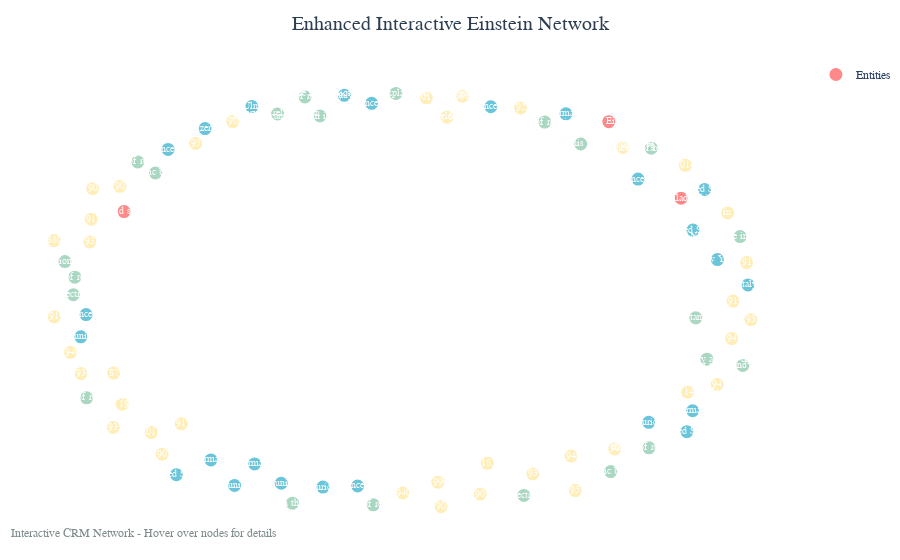

The code cell stored with this chart in its notebook:
### Markdown cell above
## Step 9: Advanced Interactive Features

Create advanced interactive visualizations with filtering, enhanced hover information, and dynamic layouts.

### Code cell
# Create advanced interactive visualizations with enhanced features
print("🎨 Creating advanced interactive visualizations...")

# Enhanced interactive plot with better hover information
def create_enhanced_interactive_plot(graph, title, node_size_multiplier=20, edge_width_multiplier=2):
    """Create an enhanced interactive plot with better hover information and styling."""
    
    # Get layout positions
    pos = nx.spring_layout(graph, k=3, iterations=50)
    
    # Prepare edge traces with enhanced styling
    edge_x = []
    edge_y = []
    edge_hovertext = []
    
    for edge in graph.edges(data=True):
        x0, y0 = pos[edge[0]]
        x1, y1 = pos[edge[1]]
        edge_x.extend([x0, x1, None])
        edge_y.extend([y0, y1, None])
        
        # Enhanced edge hover information
        edge_data = edge[2]
        property_code = edge_data.get('property_code', 'Unknown')
        edge_hovertext.append(f"Relationship: {property_code}<br>From: {edge[0]}<br>To: {edge[1]}")
    
    edge_trace = go.Scatter(
        x=edge_x, y=edge_y,
        line=dict(width=edge_width_multiplier, color="#888"),
        hoverinfo="none",
        mode="lines",
        name="Relationships"
    )
    
    # Prepare node traces with enhanced information
    node_x = []
    node_y = []
    node_text = []
    node_hovertext = []
    node_colors = []
    node_sizes = []
    node_labels = []
    
    for node in graph.nodes():
        x, y = pos[node]
        node_x.append(x)
        node_y.append(y)
        
        node_data = graph.nodes[node]
        label = node_data.get('label', node)
        class_code = node_data.get('class_code', 'Unknown')
        degree = graph.degree(node)
        
        node_text.append(label)
        node_labels.append(label)
        
        # Enhanced hover information
        hover_info = f"""
        <b>{label}</b><br>
        ID: {node}<br>
        Class: {class_code}<br>
        Degree: {degree}<br>
        Type: {node_data.get('type', 'Unknown')}
        """
        node_hovertext.append(hover_info)
        
        # Color by class code with better color scheme
        color_map = {
            "E21": "#FF6B6B",      # Person - Red
            "E5": "#4ECDC4",       # Event - Teal
            "E53": "#45B7D1",      # Place - Blue
            "E22": "#96CEB4",      # Object - Green
            "E52": "#FFEAA7",      # Time - Yellow
            "E12": "#DDA0DD",      # Production - Purple
            "E39": "#F39C12",      # Actor - Orange
        }
        node_colors.append(color_map.get(class_code, "#95A5A6"))
        
        # Size by degree with better scaling
        node_sizes.append(max(15, degree * node_size_multiplier + 10))
    
    node_trace = go.Scatter(
        x=node_x, y=node_y,
        mode="markers+text",
        hoverinfo="text",
        hovertext=node_hovertext,
        text=node_text,
        textposition="middle center",
        textfont=dict(size=10, color="white"),
        marker=dict(
            size=node_sizes,
            color=node_colors,
            line=dict(width=2, color="white"),
            opacity=0.8
        ),
        name="Entities"
    )
    
    # Create figure with enhanced layout
    fig = go.Figure(
        data=[edge_trace, node_trace],
        layout=go.Layout(
            title=dict(
                text=title,
                font=dict(size=20, color="#2C3E50"),
                x=0.5
            ),
            showlegend=True,
            hovermode="closest",
            margin=dict(b=20, l=5, r=5, t=60),
            annotations=[
                dict(
                    text="Interactive CRM Network - Hover over nodes for details",
                    showarrow=False,
                    xref="paper", yref="paper",
                    x=0.005, y=-0.002,
                    xanchor="left", yanchor="bottom",
                    font=dict(color="#7F8C8D", size=12)
                )
            ],
            xaxis=dict(showgrid=False, zeroline=False, showticklabels=False),
            yaxis=dict(showgrid=False, zeroline=False, showticklabels=False),
            plot_bgcolor="white",
            paper_bgcolor="white",
            font=dict(family="Arial, sans-serif")
        )
    )
    
    return fig

# Create enhanced interactive plot
enhanced_fig = create_enhanced_interactive_plot(
    graph,
    title="Enhanced Interactive Einstein Network",
    node_size_multiplier=25,
    edge_width_multiplier=2
)

# Save enhanced plot
enhanced_file = plots_dir / "enhanced_interactive_network.html"
enhanced_fig.write_html(str(enhanced_file))
print(f"✅ Generated enhanced interactive plot: {enhanced_file}")

# Display enhanced visualization
try:
    enhanced_fig.show()
except ValueError as e:
    print(f"⚠️  Display issue: {e}")
    print(f"📁 Enhanced plot saved: {enhanced_file}")
    print("💡 Tip: Open the HTML file in your browser to view the interactive plot")

print("\n🎯 Enhanced Features:")
print("  - Better hover information with entity details")
print("  - Improved color scheme for entity types")
print("  - Dynamic node sizing based on degree")
print("  - Enhanced styling and layout")
print("  - Interactive zoom and pan capabilities")

### Figure 1 — Plotly figure (JSON) as saved in the notebook; plotly's stock layout.template omitted (floating-point values rounded to 4 significant figures)
{"data": [{"hoverinfo": "none", "line": {"color": "#888", "width": 2}, "mode": "lines", "name": "Relationships", "type": "scatter", "x": [], "y": []}, {"hoverinfo": "text", "hovertext": ["\n        <b>Albert Einstein</b><br>\n        ID: 797b5fe7-2a10-4efd-a4a7-91239a0aca22<br>\n        Class: E21<br>\n        Degree: 0<br>\n        Type: ['E21']\n        ", "\n        <b>in Philadelphia</b><br>\n        ID: 720a3369-c06e-45c2-b4bf-1322c83ed633<br>\n        Class: E21<br>\n        Degree: 0<br>\n        Type: ['E21']\n        ", "\n        <b>said she</b><br>\n        ID: d2dc38f9-c68e-4fe9-aa02-20112aa57122<br>\n        Class: E21<br>\n        Degree: 0<br>\n        Type: ['E21']\n        ", "\n        <b>Ulm</b><br>\n        ID: 64502329-0a36-4b7c-af81-6b30da10ed6a<br>\n        Class: E53<br>\n        Degree: 0<br>\n        Type: ['E53']\n        ", "\n        <b>Munich</b><br>\n        ID: 9d34e357-6730-46ff-a459-33d005ee1e0f<br>\n        Class: E53<br>\n        Degree: 0<br>\n        Type: ['E53']\n        ", "\n        <b>Munich</b><br>\n        ID: a1ae5da1-d471-491d-a02d-cc7c2767f014<br>\n        Class: E53<br>\n        Degree: 0<br>\n        Type: ['E53']\n        ", "\n        <b>Munich</b><br>\n        ID: d81a0267-136e-4984-8218-249ca0893d27<br>\n        Class: E53<br>\n        Degree: 0<br>\n        Type: ['E53']\n        ", "\n        <b>Zurich</b><br>\n        ID: 7cf6ed68-bbf3-4d28-9eae-77b2f794fb6b<br>\n        Class: E53<br>\n        Degree: 0<br>\n        Type: ['E53']\n        ", "\n        <b>Zurich</b><br>\n        ID: c7be0797-afbe-47e5-91d5-d8960bcd514c<br>\n        Class: E53<br>\n        Degree: 0<br>\n        Type: ['E53']\n        ", "\n        <b>Princeton</b><br>\n        ID: 29355bc8-9837-4f4b-a734-cbbbc6ea4e12<br>\n        Class: E53<br>\n        Degree: 0<br>\n        Type: ['E53']\n        ", "\n        <b>Princeton</b><br>\n        ID: 46a44a65-ca92-4eff-a8dd-9c09476a1fa1<br>\n        Class: E53<br>\n        Degree: 0<br>\n        Type: ['E53']\n        ", "\n        <b>Princeton</b><br>\n        ID: 9100a1fb-684f-43a4-aac2-de752780f97a<br>\n        Class: E53<br>\n        Degree: 0<br>\n        Type: ['E53']\n        ", "\n        <b>Princeton</b><br>\n        ID: 951ec7d6-30b2-4aea-9894-4d633ed5d850<br>\n        Class: E53<br>\n        Degree: 0<br>\n        Type: ['E53']\n        ", "\n        <b>Princeton</b><br>\n        ID: 88763c20-0745-46b9-944e-98c8cc6d42d7<br>\n        Class: E53<br>\n        Degree: 0<br>\n        Type: ['E53']\n        ", "\n        <b>Princeton</b><br>\n        ID: 8f08b484-a836-476f-a872-251580160563<br>\n        Class: E53<br>\n        Degree: 0<br>\n        Type: ['E53']\n        ", "\n        <b>New York</b><br>\n        ID: b1ae096d-b94e-492c-a017-2f9ef417cc47<br>\n        Class: E53<br>\n        Degree: 0<br>\n        Type: ['E53']\n        ", "\n        <b>Switzerland</b><br>\n        ID: 44468a5b-fc66-4145-a56f-18f3c5942468<br>\n        Class: E53<br>\n        Degree: 0<br>\n        Type: ['E53']\n        ", "\n        <b>Germany</b><br>\n        ID: 09a59d37-d890-4d09-95de-225d49395b42<br>\n        Class: E53<br>\n        Degree: 0<br>\n        Type: ['E53']\n        ", "\n        <b>Germany</b><br>\n        ID: 8be1a9c1-bf6f-4c2c-8f81-6ca705245be9<br>\n        Class: E53<br>\n        Degree: 0<br>\n        Type: ['E53']\n        ", "\n        <b>Germany</b><br>\n        ID: febf9ba4-6639-41af-b26f-b674a72cdbea<br>\n        Class: E53<br>\n        Degree: 0<br>\n        Type: ['E53']\n        ", "\n        <b>Germany</b><br>\n        ID: cd149c79-e905-42d6-b532-67c9e901b0d3<br>\n        Class: E53<br>\n        Degree: 0<br>\n        Type: ['E53']\n        ", "\n        <b>Italy</b><br>\n        ID: 9047b03f-0f28-41c2-aa49-807e8bf04b63<br>\n        Class: E53<br>\n        Degree: 0<br>\n        Type: ['E53']\n        ", "\n        <b>Italy</b><br>\n        ID: ee0d412d-ffff-4205-b321-a39e2946883e<br>\n        Class: E53<br>\n        Degree: 0<br>\n        Type: ['E53']\n        ", "\n        <b>United States</b><br>\n        ID: 886f940c-563e-454a-8f63-12534ea7e0c8<br>\n        Class: E53<br>\n        Degree: 0<br>\n        Type: ['E53']\n        ", "\n        <b>United States</b><br>\n        ID: 30e278af-1f7b-4745-8acf-84221c1f139a<br>\n        Class: E53<br>\n        Degree: 0<br>\n        Type: ['E53']\n        ", "\n        <b>United States</b><br>\n        ID: c2044bbb-a8f0-436a-9afe-c83653def569<br>\n        Class: E53<br>\n        Degree: 0<br>\n        Type: ['E53']\n        ", "\n        <b>United States</b><br>\n        ID: 5c80139f-11cc-4672-ba38-3a5dfaacbf3f<br>\n        Class: E53<br>\n        Degree: 0<br>\n        Type: ['E53']\n        ", "\n        <b>theory of relativity</b><br>\n        ID: 9b0b536b-55c6-48cf-8746-ad2b6d47a2db<br>\n        Class: E22<br>\n        Degree: 0<br>\n        Type: ['E22']\n        ", "\n        <b>theory of relativity and the equation E</b><br>\n        ID: 299e9c9c-06f1-4739-a885-4df2ca638902<br>\n        Class: E22<br>\n        Degree: 0<br>\n        Type: ['E22']\n        ", "\n        <b>theory of relativity in </b><br>\n        ID: 1d3ce3a5-17d7-4eb5-8299-2ecb540de1ca<br>\n        Class: E22<br>\n        Degree: 0<br>\n        Type: ['E22']\n        ", "\n        <b>theory explains that space and time are actually connected</b><br>\n        ID: 6246f06f-ea55-493c-93ec-e1cd28e96cd6<br>\n        Class: E22<br>\n        Degree: 0<br>\n        Type: ['E22']\n        ", "\n        <b>theory of relativity</b><br>\n        ID: ab4f517d-ccc3-4ee4-9535-8f5efc7951c5<br>\n        Class: E22<br>\n        Degree: 0<br>\n        Type: ['E22']\n        ", "\n        <b>theory the culmination of his life research</b><br>\n        ID: 0dc9ba9d-2dc1-4ef4-9596-4feb19656422<br>\n        Class: E22<br>\n        Degree: 0<br>\n        Type: ['E22']\n        ", "\n        <b>theory and key aspects of his general theory of relativity</b><br>\n        ID: 3e8db6eb-7dae-402f-b7b2-54c4e51a431d<br>\n        Class: E22<br>\n        Degree: 0<br>\n        Type: ['E22']\n        ", "\n        <b>theory of relativity allegedly came to him in a dream about cows being electrocuted</b><br>\n        ID: c8ce630c-78a1-4a0a-b822-6e421b932c02<br>\n        Class: E22<br>\n        Degree: 0<br>\n        Type: ['E22']\n        ", "\n        <b>paper on the matter</b><br>\n        ID: 88391b98-297c-4664-9b96-34d2c291feb3<br>\n        Class: E22<br>\n        Degree: 0<br>\n        Type: ['E22']\n        ", "\n        <b>Nobel Prize in Physics for his explanation of the photoelectric effect</b><br>\n        ID: 6d001b1f-779f-433b-b8e1-935c8dae37ed<br>\n        Class: E22<br>\n        Degree: 0<br>\n        Type: ['E22']\n        ", "\n        <b>Nobel Prize in the future</b><br>\n        ID: cfdfb65d-7808-42bd-8277-8666c2e30fc2<br>\n        Class: E22<br>\n        Degree: 0<br>\n        Type: ['E22']\n        ", "\n        <b>theory of relativity</b><br>\n        ID: e10a769a-5ea1-47db-b1cc-5e4d66885cd8<br>\n        Class: E22<br>\n        Degree: 0<br>\n        Type: ['E22']\n        ", "\n        <b>theory of relativity</b><br>\n        ID: d9e3947f-e7a8-4192-a3d6-812457c71235<br>\n        Class: E22<br>\n        Degree: 0<br>\n        Type: ['E22']\n        ", "\n        <b>theory of relativity</b><br>\n        ID: 13d2e636-7ede-4297-a1cf-82943ac1618e<br>\n        Class: E22<br>\n        Degree: 0<br>\n        Type: ['E22']\n        ", "\n        <b>theory of relativity</b><br>\n        ID: 8893c8a0-c98b-4d3f-a4f5-ddd9eac844f9<br>\n        Class: E22<br>\n        Degree: 0<br>\n        Type: ['E22']\n        ", "\n        <b>theory of relativity</b><br>\n        ID: f5c4879c-329a-419c-a6d7-6c0222b8c600<br>\n        Class: E22<br>\n        Degree: 0<br>\n        Type: ['E22']\n        ", "\n        <b>theory of relativity</b><br>\n        ID: 0e435f4d-fe91-45ec-b9c6-fb7aeec86167<br>\n        Class: E22<br>\n        Degree: 0<br>\n        Type: ['E22']\n        ", "\n        <b>photoelectric effect</b><br>\n        ID: 56d3fb52-1186-4e2f-9544-7bf77b28bb85<br>\n        Class: E22<br>\n        Degree: 0<br>\n        Type: ['E22']\n        ", "\n        <b>photoelectric effect</b><br>\n        ID: 2fc43e81-788e-455f-85e6-abf16aa6a79c<br>\n        Class: E22<br>\n        Degree: 0<br>\n        Type: ['E22']\n        ", "\n        <b>atomic bomb</b><br>\n        ID: ca1e3d86-03ff-46d0-9995-7e4aa0466c09<br>\n        Class: E22<br>\n        Degree: 0<br>\n        Type: ['E22']\n        ", "\n        <b>Manhattan Project</b><br>\n        ID: 785d0d94-47fc-4628-998d-69a0aeafbc8f<br>\n        Class: E22<br>\n        Degree: 0<br>\n        Type: ['E22']\n        ", "\n        <b>atomic bomb</b><br>\n        ID: 38f4be2c-5661-4711-8e8a-aa9ff9d4c060<br>\n        Class: E22<br>\n        Degree: 0<br>\n        Type: ['E22']\n        ", "\n        <b>born in 1902</b><br>\n        ID: 4a43f93d-9ab5-49b5-ae46-d47f9754435d<br>\n        Class: E52<br>\n        Degree: 0<br>\n        Type: ['E52']\n        ", "\n        <b>March 14, 1879</b><br>\n        ID: 5f711ede-8aeb-4668-86d7-5fa9ab96d932<br>\n        Class: E52<br>\n        Degree: 0<br>\n        Type: ['E52']\n        ", "\n        <b>January 6, 1903</b><br>\n        ID: 0aba9f6d-ebef-4de5-b76c-7bf827d1db9e<br>\n        Class: E52<br>\n        Degree: 0<br>\n        Type: ['E52']\n        ", "\n        <b>March 14, 1951</b><br>\n        ID: 0ad2e915-54d4-4084-ba7c-c73c898144c4<br>\n        Class: E52<br>\n        Degree: 0<br>\n        Type: ['E52']\n        ", "\n        <b>April 18, 1955</b><br>\n        ID: 8c51853c-d0e0-461c-8153-8252743806cd<br>\n        Class: E52<br>\n        Degree: 0<br>\n        Type: ['E52']\n        ", "\n        <b>late 1940s</b><br>\n        ID: c7aebf6c-2665-499c-90ab-9cbdccb2aafc<br>\n        Class: E52<br>\n        Degree: 0<br>\n        Type: ['E52']\n        ", "\n        <b>1880s</b><br>\n        ID: 9b558b4a-9e16-4fd0-b10f-308b2402d513<br>\n        Class: E52<br>\n        Degree: 0<br>\n        Type: ['E52']\n        ", "\n        <b>1890s</b><br>\n        ID: 0ebbe327-2160-45aa-b199-e0d0ea511df7<br>\n        Class: E52<br>\n        Degree: 0<br>\n        Type: ['E52']\n        ", "\n        <b>1940s</b><br>\n        ID: a4a04263-f2eb-4919-90ec-a69f56aacb33<br>\n        Class: E52<br>\n        Degree: 0<br>\n        Type: ['E52']\n        ", "\n        <b>1879</b><br>\n        ID: 21173323-8982-47d0-97e0-a9990c836783<br>\n        Class: E52<br>\n        Degree: 0<br>\n        Type: ['E52']\n        ", "\n        <b>1902</b><br>\n        ID: de03cbc9-9895-4064-96ef-632fd1a8f2f9<br>\n        Class: E52<br>\n        Degree: 0<br>\n        Type: ['E52']\n        ", "\n        <b>1905</b><br>\n        ID: df6f8b42-795f-4e9a-bdc9-b834934134c1<br>\n        Class: E52<br>\n        Degree: 0<br>\n        Type: ['E52']\n        ", "\n        <b>1905</b><br>\n        ID: 5c5bb23a-a731-42a0-8158-3214976826ae<br>\n        Class: E52<br>\n        Degree: 0<br>\n        Type: ['E52']\n        ", "\n        <b>1915</b><br>\n        ID: 8d083651-18f8-4475-b6e0-3fcbc902da0f<br>\n        Class: E52<br>\n        Degree: 0<br>\n        Type: ['E52']\n        ", "\n        <b>1919</b><br>\n        ID: d47effbf-d67b-466d-a90d-87f8b5101de5<br>\n        Class: E52<br>\n        Degree: 0<br>\n        Type: ['E52']\n        ", "\n        <b>1905</b><br>\n        ID: 688f043e-767b-4870-8311-9bb74e41e905<br>\n        Class: E52<br>\n        Degree: 0<br>\n        Type: ['E52']\n        ", "\n        <b>1917</b><br>\n        ID: aa09bafa-9d6b-4ce6-8188-80eb51429ab9<br>\n        Class: E52<br>\n        Degree: 0<br>\n        Type: ['E52']\n        ", "\n        <b>1933</b><br>\n        ID: 90155c0c-40e3-4a73-b7de-a6e295b21e5a<br>\n        Class: E52<br>\n        Degree: 0<br>\n        Type: ['E52']\n        ", "\n        <b>1921</b><br>\n        ID: 4a3c0769-9c0a-496d-b698-8047e18db611<br>\n        Class: E52<br>\n        Degree: 0<br>\n        Type: ['E52']\n        ", "\n        <b>1903</b><br>\n        ID: 4c3b5cff-3b86-4b9a-867d-5bf4a460749e<br>\n        Class: E52<br>\n        Degree: 0<br>\n        Type: ['E52']\n        ", "\n        <b>1902</b><br>\n        ID: 565979d4-56bf-41a7-b375-d559e879eeb4<br>\n        Class: E52<br>\n        Degree: 0<br>\n        Type: ['E52']\n        ", "\n        <b>1902</b><br>\n        ID: d1db46c9-ad68-41da-9412-f96d8ecb7f8f<br>\n        Class: E52<br>\n        Degree: 0<br>\n        Type: ['E52']\n        ", "\n        <b>1919</b><br>\n        ID: 3fd4e4ae-cf3f-4761-95b0-c90ef3d9b6af<br>\n        Class: E52<br>\n        Degree: 0<br>\n        Type: ['E52']\n        ", "\n        <b>1919</b><br>\n        ID: 0c97c5ca-789e-4bdf-9103-7ca65b4e750f<br>\n        Class: E52<br>\n        Degree: 0<br>\n        Type: ['E52']\n        ", "\n        <b>1936</b><br>\n        ID: a99e21d2-c8a6-4ed5-9ba2-98d426fe6d7c<br>\n        Class: E52<br>\n        Degree: 0<br>\n        Type: ['E52']\n        ", "\n        <b>1933</b><br>\n        ID: 75f7b3e6-461a-4811-8ab1-5cd6428ba432<br>\n        Class: E52<br>\n        Degree: 0<br>\n        Type: ['E52']\n        ", "\n        <b>1935</b><br>\n        ID: 7b084e92-469a-41de-a7d6-89c862ffc69c<br>\n        Class: E52<br>\n        Degree: 0<br>\n        Type: ['E52']\n        ", "\n        <b>1939</b><br>\n        ID: 61b9b760-a6a5-4222-9414-2faa010b30a1<br>\n        Class: E52<br>\n        Degree: 0<br>\n        Type: ['E52']\n        ", "\n        <b>1940</b><br>\n        ID: 306a3b00-796b-40c1-a16a-daa0e1f7af09<br>\n        Class: E52<br>\n        Degree: 0<br>\n        Type: ['E52']\n        ", "\n        <b>1945</b><br>\n        ID: 3996349a-8e82-44ad-ad21-41ca50b37104<br>\n        Class: E52<br>\n        Degree: 0<br>\n        Type: ['E52']\n        ", "\n        <b>1947</b><br>\n        ID: 71e8f952-1ed1-4de2-8e28-dffb7158d490<br>\n        Class: E52<br>\n        Degree: 0<br>\n        Type: ['E52']\n        ", "\n        <b>1946</b><br>\n        ID: c6c0ce05-8bf5-460f-b1cb-8b6be7d459a5<br>\n        Class: E52<br>\n        Degree: 0<br>\n        Type: ['E52']\n        ", "\n        <b>1951</b><br>\n        ID: c53b8952-082a-404a-899e-62398c6c30e1<br>\n        Class: E52<br>\n        Degree: 0<br>\n        Type: ['E52']\n        ", "\n        <b>2017</b><br>\n        ID: 5e90837c-f64b-45ec-9266-66d8eb948149<br>\n        Class: E52<br>\n        Degree: 0<br>\n        Type: ['E52']\n        ", "\n        <b>1955</b><br>\n        ID: ef367e09-09f7-4d08-a078-c6a1ec9f294d<br>\n        Class: E52<br>\n        Degree: 0<br>\n        Type: ['E52']\n        ", "\n        <b>2014</b><br>\n        ID: 8b64fed8-c857-4dca-82aa-03b04ed7db72<br>\n        Class: E52<br>\n        Degree: 0<br>\n        Type: ['E52']\n        ", "\n        <b>1999</b><br>\n        ID: ba435b36-eb13-4b6b-b4e7-877291f5efbd<br>\n        Class: E52<br>\n        Degree: 0<br>\n        Type: ['E52']\n        ", "\n        <b>2011</b><br>\n        ID: 29ad4c18-9ebf-4c61-b432-1903acc66a05<br>\n        Class: E52<br>\n        Degree: 0<br>\n        Type: ['E52']\n        "], "marker": {"color": ["#FF6B6B", "#FF6B6B", "#FF6B6B", "#45B7D1", "#45B7D1", "#45B7D1", "#45B7D1", "#45B7D1", "#45B7D1", "#45B7D1", "#45B7D1", "#45B7D1", "#45B7D1", "#45B7D1", "#45B7D1", "#45B7D1", "#45B7D1", "#45B7D1", "#45B7D1", "#45B7D1", "#45B7D1", "#45B7D1", "#45B7D1", "#45B7D1", "#45B7D1", "#45B7D1", "#45B7D1", "#96CEB4", "#96CEB4", "#96CEB4", "#96CEB4", "#96CEB4", "#96CEB4", "#96CEB4", "#96CEB4", "#96CEB4", "#96CEB4", "#96CEB4", "#96CEB4", "#96CEB4", "#96CEB4", "#96CEB4", "#96CEB4", "#96CEB4", "#96CEB4", "#96CEB4", "#96CEB4", "#96CEB4", "#96CEB4", "#FFEAA7", "#FFEAA7", "#FFEAA7", "#FFEAA7", "#FFEAA7", "#FFEAA7", "#FFEAA7", "#FFEAA7", "#FFEAA7", "#FFEAA7", "#FFEAA7", "#FFEAA7", "#FFEAA7", "#FFEAA7", "#FFEAA7", "#FFEAA7", "#FFEAA7", "#FFEAA7", "#FFEAA7", "#FFEAA7", "#FFEAA7", "#FFEAA7", "#FFEAA7", "#FFEAA7", "#FFEAA7", "#FFEAA7", "#FFEAA7", "#FFEAA7", "#FFEAA7", "#FFEAA7", "#FFEAA7", "#FFEAA7", "#FFEAA7", "#FFEAA7", "#FFEAA7", "#FFEAA7", "#FFEAA7", "#FFEAA7"], "line": {"color": "white", "width": 2}, "opacity": 0.8, "size": [15, 15, 15, 15, 15, 15, 15, 15, 15, 15, 15, 15, 15, 15, 15, 15, 15, 15, 15, 15, 15, 15, 15, 15, 15, 15, 15, 15, 15, 15, 15, 15, 15, 15, 15, 15, 15, 15, 15, 15, 15, 15, 15, 15, 15, 15, 15, 15, 15, 15, 15, 15, 15, 15, 15, 15, 15, 15, 15, 15, 15, 15, 15, 15, 15, 15, 15, 15, 15, 15, 15, 15, 15, 15, 15, 15, 15, 15, 15, 15, 15, 15, 15, 15, 15, 15, 15]}, "mode": "markers+text", "name": "Entities", "text": ["Albert Einstein", "in Philadelphia", "said she", "Ulm", "Munich", "Munich", "Munich", "Zurich", "Zurich", "Princeton", "Princeton", "Princeton", "Princeton", "Princeton", "Princeton", "New York", "Switzerland", "Germany", "Germany", "Germany", "Germany", "Italy", "Italy", "United States", "United States", "United States", "United States", "theory of relativity", "theory of relativity and the equation E", "theory of relativity in ", "theory explains that space and time are actually connected", "theory of relativity", "theory the culmination of his life research", "theory and key aspects of his general theory of relativity", "theory of relativity allegedly came to him in a dream about cows being electrocuted", "paper on the matter", "Nobel Prize in Physics for his explanation of the photoelectric effect", "Nobel Prize in the future", "theory of relativity", "theory of relativity", "theory of relativity", "theory of relativity", "theory of relativity", "theory of relativity", "photoelectric effect", "photoelectric effect", "atomic bomb", "Manhattan Project", "atomic bomb", "born in 1902", "March 14, 1879", "January 6, 1903", "March 14, 1951", "April 18, 1955", "late 1940s", "1880s", "1890s", "1940s", "1879", "1902", "1905", "1905", "1915", "1919", "1905", "1917", "1933", "1921", "1903", "1902", "1902", "1919", "1919", "1936", "1933", "1935", "1939", "1940", "1945", "1947", "1946", "1951", "2017", "1955", "2014", "1999", "2011"], "textfont": {"color": "white", "size": 10}, "textposition": "middle center", "type": "scatter", "x": [0.5854, 0.7911, -0.7949, -0.4309, -0.4801, -0.3473, -0.9178, -0.2286, 0.6992, -0.6694, 0.6686, -0.903, -0.1298, -0.08982, 0.2494, 0.8947, -0.5641, -0.4231, 0.8241, 0.4635, -0.5475, 0.9818, -0.1677, 0.8078, 0.8252, 0.8582, -0.6457, -0.9014, 0.8649, -0.3577, 0.9671, -0.2795, -0.9632, 0.5056, -0.2368, -0.3153, -0.02074, 0.9593, -0.9349, 0.6999, 0.4032, 0.7064, -0.08518, -0.7557, -0.9392, 0.3435, 0.5909, 0.8331, -0.7055, 0.9239, 0.6257, 0.1247, 0.8103, 0.2399, -0.8001, -0.9939, 0.1685, -0.001328, -0.8243, -0.6865, -0.8841, 0.108, -0.8884, 0.9395, -0.8064, -0.6317, -0.892, 0.3342, 0.2196, 0.6022, -0.4858, -0.9937, 0.9781, -0.917, 0.99, -0.8254, 0.3694, -0.9475, 0.8944, 0.9351, 0.478, -0.591, 0.06588, 0.4902, 0.8033, 0.09859, -0.7175], "y": [0.8515, 0.4837, 0.4193, 0.9244, -0.8982, -0.8874, -0.1833, -0.9062, -0.5946, 0.7181, 0.5755, -0.07643, -0.9007, 0.9401, 0.9236, 0.1885, 0.8184, -0.7944, -0.5389, 0.8895, -0.7753, 0.06634, 0.9782, -0.6396, 0.3304, 0.5253, -0.8464, -0.4767, -0.2906, 0.8886, -0.3209, 0.9707, 0.1789, 0.7444, 0.8789, -0.9833, 0.9878, 0.299, 0.1036, -0.7173, 0.8497, 0.724, -0.9913, 0.6581, 0.01914, -0.9459, -0.8316, -0.092, 0.6049, 0.4129, 0.7276, 0.8735, -0.4496, -0.7919, -0.5073, 0.2797, 0.974, -0.9346, -0.3574, -0.7477, 0.5294, -1, 0.3827, -0.0112, 0.5405, -0.6018, 0.2733, 0.9176, -0.9398, -0.7223, 0.8522, -0.08778, 0.1739, -0.3598, -0.1006, -0.619, -0.8428, -0.2583, -0.4122, -0.1917, -0.7571, 0.7468, 0.9666, -0.9229, 0.6416, -0.8824, -0.6436]}], "layout": {"annotations": [{"font": {"color": "#7F8C8D", "size": 12}, "showarrow": false, "text": "Interactive CRM Network - Hover over nodes for details", "x": 0.005, "xanchor": "left", "xref": "paper", "y": -0.002, "yanchor": "bottom", "yref": "paper"}], "font": {"family": "Arial, sans-serif"}, "hovermode": "closest", "margin": {"b": 20, "l": 5, "r": 5, "t": 60}, "paper_bgcolor": "white", "plot_bgcolor": "white", "showlegend": true, "title": {"font": {"color": "#2C3E50", "size": 20}, "text": "Enhanced Interactive Einstein Network", "x": 0.5}, "xaxis": {"showgrid": false, "showticklabels": false, "zeroline": false}, "yaxis": {"showgrid": false, "showticklabels": false, "zeroline": false}}}
